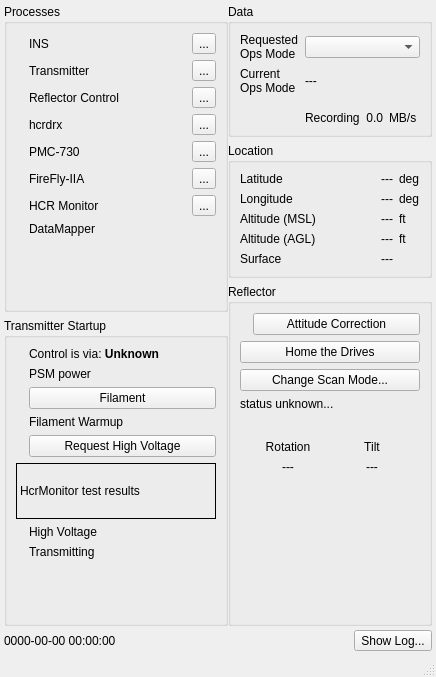
<?xml version="1.0" encoding="UTF-8"?>
<ui version="4.0">
 <class>HcrGuiMainWindow</class>
 <widget class="QMainWindow" name="HcrGuiMainWindow">
  <property name="geometry">
   <rect>
    <x>0</x>
    <y>0</y>
    <width>436</width>
    <height>677</height>
   </rect>
  </property>
  <property name="sizePolicy">
   <sizepolicy hsizetype="Minimum" vsizetype="Minimum">
    <horstretch>0</horstretch>
    <verstretch>0</verstretch>
   </sizepolicy>
  </property>
  <property name="windowTitle">
   <string>HCR Control and Status</string>
  </property>
  <widget class="QWidget" name="centralwidget">
   <layout class="QVBoxLayout" name="verticalLayout_3">
    <property name="spacing">
     <number>4</number>
    </property>
    <property name="margin">
     <number>4</number>
    </property>
    <item>
     <widget class="QFrame" name="guiFrame">
      <property name="sizePolicy">
       <sizepolicy hsizetype="MinimumExpanding" vsizetype="MinimumExpanding">
        <horstretch>0</horstretch>
        <verstretch>0</verstretch>
       </sizepolicy>
      </property>
      <layout class="QHBoxLayout" name="horizontalLayout_3" stretch="0,0">
       <property name="spacing">
        <number>0</number>
       </property>
       <property name="margin">
        <number>0</number>
       </property>
       <item>
        <widget class="QWidget" name="leftWidget" native="true">
         <property name="sizePolicy">
          <sizepolicy hsizetype="Minimum" vsizetype="Minimum">
           <horstretch>0</horstretch>
           <verstretch>0</verstretch>
          </sizepolicy>
         </property>
         <layout class="QVBoxLayout" name="verticalLayout_8" stretch="0,0">
          <property name="margin">
           <number>0</number>
          </property>
          <item>
           <widget class="QGroupBox" name="processBox">
            <property name="title">
             <string>Processes</string>
            </property>
            <layout class="QGridLayout" name="gridLayout_4">
             <item row="2" column="1">
              <widget class="QLabel" name="rcStatusLabel">
               <property name="sizePolicy">
                <sizepolicy hsizetype="MinimumExpanding" vsizetype="Preferred">
                 <horstretch>0</horstretch>
                 <verstretch>0</verstretch>
                </sizepolicy>
               </property>
               <property name="text">
                <string>Reflector Control</string>
               </property>
              </widget>
             </item>
             <item row="2" column="0">
              <widget class="QLabel" name="mcStatusIcon">
               <property name="sizePolicy">
                <sizepolicy hsizetype="Minimum" vsizetype="Minimum">
                 <horstretch>0</horstretch>
                 <verstretch>0</verstretch>
                </sizepolicy>
               </property>
               <property name="text">
                <string/>
               </property>
               <property name="pixmap">
                <pixmap resource="HcrGuiMainWindow.qrc">:/greenLED_off.png</pixmap>
               </property>
               <property name="alignment">
                <set>Qt::AlignLeading|Qt::AlignLeft|Qt::AlignVCenter</set>
               </property>
              </widget>
             </item>
             <item row="5" column="0">
              <widget class="QLabel" name="pmc730StatusIcon">
               <property name="text">
                <string/>
               </property>
               <property name="pixmap">
                <pixmap resource="HcrGuiMainWindow.qrc">:/greenLED_off.png</pixmap>
               </property>
              </widget>
             </item>
             <item row="6" column="2">
              <widget class="QToolButton" name="fireflydDetailsButton">
               <property name="sizePolicy">
                <sizepolicy hsizetype="Fixed" vsizetype="Fixed">
                 <horstretch>0</horstretch>
                 <verstretch>0</verstretch>
                </sizepolicy>
               </property>
               <property name="focusPolicy">
                <enum>Qt::NoFocus</enum>
               </property>
               <property name="text">
                <string>...</string>
               </property>
              </widget>
             </item>
             <item row="8" column="1">
              <widget class="QLabel" name="dmStatusLabel">
               <property name="text">
                <string>DataMapper</string>
               </property>
              </widget>
             </item>
             <item row="8" column="0">
              <widget class="QLabel" name="dmStatusIcon">
               <property name="text">
                <string/>
               </property>
               <property name="pixmap">
                <pixmap resource="HcrGuiMainWindow.qrc">:/greenLED_off.png</pixmap>
               </property>
              </widget>
             </item>
             <item row="5" column="1">
              <widget class="QLabel" name="pmc730StatusLabel">
               <property name="text">
                <string>PMC-730</string>
               </property>
              </widget>
             </item>
             <item row="3" column="0">
              <widget class="QLabel" name="hcrdrxStatusIcon">
               <property name="sizePolicy">
                <sizepolicy hsizetype="Minimum" vsizetype="Minimum">
                 <horstretch>0</horstretch>
                 <verstretch>0</verstretch>
                </sizepolicy>
               </property>
               <property name="text">
                <string/>
               </property>
               <property name="pixmap">
                <pixmap resource="HcrGuiMainWindow.qrc">:/greenLED_off.png</pixmap>
               </property>
              </widget>
             </item>
             <item row="2" column="2">
              <widget class="QToolButton" name="mcDetailsButton">
               <property name="focusPolicy">
                <enum>Qt::NoFocus</enum>
               </property>
               <property name="text">
                <string>...</string>
               </property>
              </widget>
             </item>
             <item row="3" column="1">
              <widget class="QLabel" name="hcrdrxStatusLabel">
               <property name="sizePolicy">
                <sizepolicy hsizetype="MinimumExpanding" vsizetype="Preferred">
                 <horstretch>0</horstretch>
                 <verstretch>0</verstretch>
                </sizepolicy>
               </property>
               <property name="text">
                <string>hcrdrx</string>
               </property>
              </widget>
             </item>
             <item row="6" column="1">
              <widget class="QLabel" name="fireflydStatusLabel">
               <property name="text">
                <string>FireFly-IIA</string>
               </property>
              </widget>
             </item>
             <item row="0" column="1">
              <widget class="QLabel" name="insStatusLabel">
               <property name="sizePolicy">
                <sizepolicy hsizetype="MinimumExpanding" vsizetype="Preferred">
                 <horstretch>0</horstretch>
                 <verstretch>0</verstretch>
                </sizepolicy>
               </property>
               <property name="text">
                <string>INS</string>
               </property>
              </widget>
             </item>
             <item row="1" column="1">
              <widget class="QLabel" name="xmitterStatusLabel">
               <property name="sizePolicy">
                <sizepolicy hsizetype="MinimumExpanding" vsizetype="Preferred">
                 <horstretch>0</horstretch>
                 <verstretch>0</verstretch>
                </sizepolicy>
               </property>
               <property name="text">
                <string>Transmitter</string>
               </property>
              </widget>
             </item>
             <item row="0" column="0">
              <widget class="QLabel" name="insStatusIcon">
               <property name="sizePolicy">
                <sizepolicy hsizetype="Minimum" vsizetype="Minimum">
                 <horstretch>0</horstretch>
                 <verstretch>0</verstretch>
                </sizepolicy>
               </property>
               <property name="text">
                <string/>
               </property>
               <property name="pixmap">
                <pixmap resource="HcrGuiMainWindow.qrc">:/greenLED_off.png</pixmap>
               </property>
              </widget>
             </item>
             <item row="0" column="2">
              <widget class="QToolButton" name="insDetailsButton">
               <property name="focusPolicy">
                <enum>Qt::NoFocus</enum>
               </property>
               <property name="text">
                <string>...</string>
               </property>
              </widget>
             </item>
             <item row="3" column="2">
              <widget class="QToolButton" name="hcrdrxDetailsButton">
               <property name="focusPolicy">
                <enum>Qt::NoFocus</enum>
               </property>
               <property name="text">
                <string>...</string>
               </property>
              </widget>
             </item>
             <item row="1" column="2">
              <widget class="QToolButton" name="xmitterDetailsButton">
               <property name="focusPolicy">
                <enum>Qt::NoFocus</enum>
               </property>
               <property name="text">
                <string>...</string>
               </property>
              </widget>
             </item>
             <item row="1" column="0">
              <widget class="QLabel" name="xmitterStatusIcon">
               <property name="sizePolicy">
                <sizepolicy hsizetype="Minimum" vsizetype="Minimum">
                 <horstretch>0</horstretch>
                 <verstretch>0</verstretch>
                </sizepolicy>
               </property>
               <property name="text">
                <string/>
               </property>
               <property name="pixmap">
                <pixmap resource="HcrGuiMainWindow.qrc">:/greenLED_off.png</pixmap>
               </property>
              </widget>
             </item>
             <item row="5" column="2">
              <widget class="QToolButton" name="pmc730DetailsButton">
               <property name="focusPolicy">
                <enum>Qt::NoFocus</enum>
               </property>
               <property name="text">
                <string>...</string>
               </property>
              </widget>
             </item>
             <item row="9" column="1">
              <spacer name="verticalSpacer">
               <property name="orientation">
                <enum>Qt::Vertical</enum>
               </property>
               <property name="sizeHint" stdset="0">
                <size>
                 <width>20</width>
                 <height>2</height>
                </size>
               </property>
              </spacer>
             </item>
             <item row="6" column="0">
              <widget class="QLabel" name="fireflydStatusIcon">
               <property name="text">
                <string/>
               </property>
               <property name="pixmap">
                <pixmap resource="HcrGuiMainWindow.qrc">:/greenLED_off.png</pixmap>
               </property>
              </widget>
             </item>
             <item row="7" column="0">
              <widget class="QLabel" name="hcrMonitorStatusIcon">
               <property name="text">
                <string/>
               </property>
               <property name="pixmap">
                <pixmap resource="HcrGuiMainWindow.qrc">:/greenLED_off.png</pixmap>
               </property>
              </widget>
             </item>
             <item row="7" column="1">
              <widget class="QLabel" name="hcrMonitorStatusLabel">
               <property name="text">
                <string>HCR Monitor</string>
               </property>
              </widget>
             </item>
             <item row="7" column="2">
              <widget class="QToolButton" name="hcrMonitorDetailsButton">
               <property name="enabled">
                <bool>true</bool>
               </property>
               <property name="text">
                <string>...</string>
               </property>
              </widget>
             </item>
            </layout>
           </widget>
          </item>
          <item>
           <widget class="QGroupBox" name="xmitterStartupBox">
            <property name="sizePolicy">
             <sizepolicy hsizetype="Preferred" vsizetype="Preferred">
              <horstretch>0</horstretch>
              <verstretch>0</verstretch>
             </sizepolicy>
            </property>
            <property name="title">
             <string>Transmitter Startup</string>
            </property>
            <layout class="QGridLayout" name="gridLayout_3">
             <property name="sizeConstraint">
              <enum>QLayout::SetDefaultConstraint</enum>
             </property>
             <property name="margin">
              <number>9</number>
             </property>
             <property name="horizontalSpacing">
              <number>6</number>
             </property>
             <item row="1" column="0">
              <widget class="QLabel" name="powerValidIcon">
               <property name="enabled">
                <bool>true</bool>
               </property>
               <property name="sizePolicy">
                <sizepolicy hsizetype="Minimum" vsizetype="Preferred">
                 <horstretch>0</horstretch>
                 <verstretch>0</verstretch>
                </sizepolicy>
               </property>
               <property name="text">
                <string/>
               </property>
               <property name="pixmap">
                <pixmap resource="HcrGuiMainWindow.qrc">:/greenLED_off.png</pixmap>
               </property>
               <property name="alignment">
                <set>Qt::AlignLeading|Qt::AlignLeft|Qt::AlignVCenter</set>
               </property>
              </widget>
             </item>
             <item row="1" column="1">
              <widget class="QLabel" name="powerValidLabel">
               <property name="sizePolicy">
                <sizepolicy hsizetype="MinimumExpanding" vsizetype="Preferred">
                 <horstretch>0</horstretch>
                 <verstretch>0</verstretch>
                </sizepolicy>
               </property>
               <property name="text">
                <string>PSM power</string>
               </property>
              </widget>
             </item>
             <item row="3" column="0">
              <widget class="QLabel" name="filamentWarmupIcon">
               <property name="sizePolicy">
                <sizepolicy hsizetype="Minimum" vsizetype="Preferred">
                 <horstretch>0</horstretch>
                 <verstretch>0</verstretch>
                </sizepolicy>
               </property>
               <property name="text">
                <string/>
               </property>
               <property name="pixmap">
                <pixmap resource="HcrGuiMainWindow.qrc">:/greenLED_off.png</pixmap>
               </property>
              </widget>
             </item>
             <item row="3" column="1">
              <widget class="QLabel" name="filamentWarmupLabel">
               <property name="enabled">
                <bool>true</bool>
               </property>
               <property name="sizePolicy">
                <sizepolicy hsizetype="MinimumExpanding" vsizetype="Preferred">
                 <horstretch>0</horstretch>
                 <verstretch>0</verstretch>
                </sizepolicy>
               </property>
               <property name="text">
                <string>Filament Warmup</string>
               </property>
              </widget>
             </item>
             <item row="5" column="0">
              <widget class="QLabel" name="requestHvIcon">
               <property name="sizePolicy">
                <sizepolicy hsizetype="Minimum" vsizetype="Preferred">
                 <horstretch>0</horstretch>
                 <verstretch>0</verstretch>
                </sizepolicy>
               </property>
               <property name="text">
                <string/>
               </property>
               <property name="pixmap">
                <pixmap resource="HcrGuiMainWindow.qrc">:/greenLED_off.png</pixmap>
               </property>
              </widget>
             </item>
             <item row="5" column="1">
              <widget class="QPushButton" name="requestHvButton">
               <property name="enabled">
                <bool>true</bool>
               </property>
               <property name="sizePolicy">
                <sizepolicy hsizetype="Minimum" vsizetype="Fixed">
                 <horstretch>0</horstretch>
                 <verstretch>0</verstretch>
                </sizepolicy>
               </property>
               <property name="text">
                <string>Request High Voltage</string>
               </property>
               <property name="flat">
                <bool>false</bool>
               </property>
              </widget>
             </item>
             <item row="9" column="0">
              <widget class="QLabel" name="xmittingIcon">
               <property name="sizePolicy">
                <sizepolicy hsizetype="Minimum" vsizetype="Preferred">
                 <horstretch>0</horstretch>
                 <verstretch>0</verstretch>
                </sizepolicy>
               </property>
               <property name="text">
                <string/>
               </property>
               <property name="pixmap">
                <pixmap resource="HcrGuiMainWindow.qrc">:/greenLED_off.png</pixmap>
               </property>
              </widget>
             </item>
             <item row="9" column="1">
              <widget class="QLabel" name="xmittingLabel">
               <property name="text">
                <string>Transmitting</string>
               </property>
              </widget>
             </item>
             <item row="2" column="0">
              <widget class="QLabel" name="filamentIcon">
               <property name="sizePolicy">
                <sizepolicy hsizetype="Minimum" vsizetype="Preferred">
                 <horstretch>0</horstretch>
                 <verstretch>0</verstretch>
                </sizepolicy>
               </property>
               <property name="text">
                <string/>
               </property>
               <property name="pixmap">
                <pixmap resource="HcrGuiMainWindow.qrc">:/greenLED_off.png</pixmap>
               </property>
              </widget>
             </item>
             <item row="2" column="1">
              <widget class="QPushButton" name="filamentButton">
               <property name="enabled">
                <bool>true</bool>
               </property>
               <property name="sizePolicy">
                <sizepolicy hsizetype="Minimum" vsizetype="Fixed">
                 <horstretch>0</horstretch>
                 <verstretch>0</verstretch>
                </sizepolicy>
               </property>
               <property name="text">
                <string>Filament</string>
               </property>
               <property name="flat">
                <bool>false</bool>
               </property>
              </widget>
             </item>
             <item row="0" column="1">
              <widget class="QLabel" name="controlSourceLabel">
               <property name="font">
                <font>
                 <weight>50</weight>
                 <bold>false</bold>
                </font>
               </property>
               <property name="text">
                <string>Control is via: &lt;b&gt;Unknown&lt;/b&gt;</string>
               </property>
              </widget>
             </item>
             <item row="10" column="1">
              <spacer name="verticalSpacer_3">
               <property name="orientation">
                <enum>Qt::Vertical</enum>
               </property>
               <property name="sizeHint" stdset="0">
                <size>
                 <width>20</width>
                 <height>2</height>
                </size>
               </property>
              </spacer>
             </item>
             <item row="7" column="0">
              <widget class="QLabel" name="hvOnIcon">
               <property name="text">
                <string/>
               </property>
               <property name="pixmap">
                <pixmap resource="HcrGuiMainWindow.qrc">:/greenLED_off.png</pixmap>
               </property>
              </widget>
             </item>
             <item row="7" column="1">
              <widget class="QLabel" name="hvOnLabel">
               <property name="text">
                <string>High Voltage</string>
               </property>
              </widget>
             </item>
             <item row="6" column="0" colspan="2">
              <widget class="QLabel" name="hcrMonitorResultText">
               <property name="sizePolicy">
                <sizepolicy hsizetype="Minimum" vsizetype="MinimumExpanding">
                 <horstretch>0</horstretch>
                 <verstretch>0</verstretch>
                </sizepolicy>
               </property>
               <property name="minimumSize">
                <size>
                 <width>200</width>
                 <height>50</height>
                </size>
               </property>
               <property name="frameShape">
                <enum>QFrame::Box</enum>
               </property>
               <property name="text">
                <string>HcrMonitor test results</string>
               </property>
               <property name="wordWrap">
                <bool>true</bool>
               </property>
              </widget>
             </item>
            </layout>
           </widget>
          </item>
         </layout>
        </widget>
       </item>
       <item>
        <widget class="QWidget" name="rightWidget" native="true">
         <property name="sizePolicy">
          <sizepolicy hsizetype="Minimum" vsizetype="Minimum">
           <horstretch>0</horstretch>
           <verstretch>0</verstretch>
          </sizepolicy>
         </property>
         <layout class="QVBoxLayout" name="verticalLayout_2">
          <property name="margin">
           <number>0</number>
          </property>
          <item>
           <widget class="QGroupBox" name="dataBox">
            <property name="sizePolicy">
             <sizepolicy hsizetype="Preferred" vsizetype="Preferred">
              <horstretch>0</horstretch>
              <verstretch>0</verstretch>
             </sizepolicy>
            </property>
            <property name="title">
             <string>Data</string>
            </property>
            <layout class="QGridLayout" name="gridLayout">
             <item row="3" column="1">
              <spacer name="dataVerticalSpacer">
               <property name="orientation">
                <enum>Qt::Vertical</enum>
               </property>
               <property name="sizeType">
                <enum>QSizePolicy::Fixed</enum>
               </property>
               <property name="sizeHint" stdset="0">
                <size>
                 <width>25</width>
                 <height>10</height>
                </size>
               </property>
              </spacer>
             </item>
             <item row="1" column="0">
              <widget class="QLabel" name="hmcModeLabel">
               <property name="text">
                <string>Current
Ops Mode</string>
               </property>
               <property name="alignment">
                <set>Qt::AlignLeading|Qt::AlignLeft|Qt::AlignVCenter</set>
               </property>
              </widget>
             </item>
             <item row="4" column="0">
              <widget class="QLabel" name="dataRateIcon">
               <property name="text">
                <string/>
               </property>
               <property name="pixmap">
                <pixmap resource="HcrGuiMainWindow.qrc">:/greenLED_off.png</pixmap>
               </property>
               <property name="alignment">
                <set>Qt::AlignLeading|Qt::AlignLeft|Qt::AlignVCenter</set>
               </property>
              </widget>
             </item>
             <item row="4" column="1">
              <widget class="QWidget" name="writeRateWidget" native="true">
               <layout class="QHBoxLayout" name="horizontalLayout_2">
                <property name="margin">
                 <number>0</number>
                </property>
                <item>
                 <widget class="QLabel" name="writeRateLabel">
                  <property name="sizePolicy">
                   <sizepolicy hsizetype="Minimum" vsizetype="Preferred">
                    <horstretch>0</horstretch>
                    <verstretch>0</verstretch>
                   </sizepolicy>
                  </property>
                  <property name="text">
                   <string>Recording</string>
                  </property>
                 </widget>
                </item>
                <item>
                 <widget class="QLabel" name="writeRateValue">
                  <property name="sizePolicy">
                   <sizepolicy hsizetype="Minimum" vsizetype="Preferred">
                    <horstretch>0</horstretch>
                    <verstretch>0</verstretch>
                   </sizepolicy>
                  </property>
                  <property name="text">
                   <string>0.0</string>
                  </property>
                  <property name="alignment">
                   <set>Qt::AlignRight|Qt::AlignTrailing|Qt::AlignVCenter</set>
                  </property>
                 </widget>
                </item>
                <item>
                 <widget class="QLabel" name="writeRateUnits">
                  <property name="sizePolicy">
                   <sizepolicy hsizetype="MinimumExpanding" vsizetype="Preferred">
                    <horstretch>0</horstretch>
                    <verstretch>0</verstretch>
                   </sizepolicy>
                  </property>
                  <property name="text">
                   <string>MB/s</string>
                  </property>
                 </widget>
                </item>
               </layout>
              </widget>
             </item>
             <item row="0" column="0">
              <widget class="QLabel" name="requestedModeLabel">
               <property name="text">
                <string>Requested
Ops Mode</string>
               </property>
              </widget>
             </item>
             <item row="0" column="1">
              <widget class="QComboBox" name="requestedModeCombo">
               <property name="sizePolicy">
                <sizepolicy hsizetype="Minimum" vsizetype="Fixed">
                 <horstretch>0</horstretch>
                 <verstretch>0</verstretch>
                </sizepolicy>
               </property>
               <property name="currentIndex">
                <number>0</number>
               </property>
               <item>
                <property name="text">
                 <string/>
                </property>
               </item>
              </widget>
             </item>
             <item row="1" column="1">
              <widget class="QLabel" name="hmcModeValue">
               <property name="text">
                <string>---</string>
               </property>
               <property name="alignment">
                <set>Qt::AlignLeading|Qt::AlignLeft|Qt::AlignVCenter</set>
               </property>
              </widget>
             </item>
            </layout>
           </widget>
          </item>
          <item>
           <widget class="QGroupBox" name="locationBox">
            <property name="title">
             <string>Location</string>
            </property>
            <layout class="QGridLayout" name="gridLayout_2">
             <item row="0" column="0">
              <widget class="QLabel" name="latitudeLabel">
               <property name="text">
                <string>Latitude</string>
               </property>
              </widget>
             </item>
             <item row="0" column="1">
              <widget class="QLabel" name="latitudeValue">
               <property name="sizePolicy">
                <sizepolicy hsizetype="Expanding" vsizetype="Preferred">
                 <horstretch>0</horstretch>
                 <verstretch>0</verstretch>
                </sizepolicy>
               </property>
               <property name="text">
                <string>---</string>
               </property>
               <property name="alignment">
                <set>Qt::AlignRight|Qt::AlignTrailing|Qt::AlignVCenter</set>
               </property>
              </widget>
             </item>
             <item row="0" column="2">
              <widget class="QLabel" name="latitudeUnits">
               <property name="sizePolicy">
                <sizepolicy hsizetype="Minimum" vsizetype="Preferred">
                 <horstretch>0</horstretch>
                 <verstretch>0</verstretch>
                </sizepolicy>
               </property>
               <property name="text">
                <string>deg</string>
               </property>
              </widget>
             </item>
             <item row="1" column="0">
              <widget class="QLabel" name="longitudeLabel">
               <property name="text">
                <string>Longitude</string>
               </property>
              </widget>
             </item>
             <item row="1" column="1">
              <widget class="QLabel" name="longitudeValue">
               <property name="sizePolicy">
                <sizepolicy hsizetype="Expanding" vsizetype="Preferred">
                 <horstretch>0</horstretch>
                 <verstretch>0</verstretch>
                </sizepolicy>
               </property>
               <property name="text">
                <string>---</string>
               </property>
               <property name="alignment">
                <set>Qt::AlignRight|Qt::AlignTrailing|Qt::AlignVCenter</set>
               </property>
              </widget>
             </item>
             <item row="1" column="2">
              <widget class="QLabel" name="longitudeUnits">
               <property name="sizePolicy">
                <sizepolicy hsizetype="Minimum" vsizetype="Preferred">
                 <horstretch>0</horstretch>
                 <verstretch>0</verstretch>
                </sizepolicy>
               </property>
               <property name="text">
                <string>deg</string>
               </property>
              </widget>
             </item>
             <item row="2" column="0">
              <widget class="QLabel" name="altitudeMslLabel">
               <property name="text">
                <string>Altitude (MSL)</string>
               </property>
              </widget>
             </item>
             <item row="2" column="1">
              <widget class="QLabel" name="altitudeMslValue">
               <property name="sizePolicy">
                <sizepolicy hsizetype="Expanding" vsizetype="Preferred">
                 <horstretch>0</horstretch>
                 <verstretch>0</verstretch>
                </sizepolicy>
               </property>
               <property name="text">
                <string>---</string>
               </property>
               <property name="alignment">
                <set>Qt::AlignRight|Qt::AlignTrailing|Qt::AlignVCenter</set>
               </property>
              </widget>
             </item>
             <item row="2" column="2">
              <widget class="QLabel" name="altitudeMslUnits">
               <property name="sizePolicy">
                <sizepolicy hsizetype="Minimum" vsizetype="Preferred">
                 <horstretch>0</horstretch>
                 <verstretch>0</verstretch>
                </sizepolicy>
               </property>
               <property name="text">
                <string>ft</string>
               </property>
              </widget>
             </item>
             <item row="3" column="0">
              <widget class="QLabel" name="altitudeAglLabel">
               <property name="text">
                <string>Altitude (AGL)</string>
               </property>
              </widget>
             </item>
             <item row="3" column="1">
              <widget class="QLabel" name="altitudeAglValue">
               <property name="sizePolicy">
                <sizepolicy hsizetype="Expanding" vsizetype="Preferred">
                 <horstretch>0</horstretch>
                 <verstretch>0</verstretch>
                </sizepolicy>
               </property>
               <property name="text">
                <string>---</string>
               </property>
               <property name="alignment">
                <set>Qt::AlignRight|Qt::AlignTrailing|Qt::AlignVCenter</set>
               </property>
              </widget>
             </item>
             <item row="3" column="2">
              <widget class="QLabel" name="altitudeAglUnits">
               <property name="sizePolicy">
                <sizepolicy hsizetype="Minimum" vsizetype="Preferred">
                 <horstretch>0</horstretch>
                 <verstretch>0</verstretch>
                </sizepolicy>
               </property>
               <property name="text">
                <string>ft</string>
               </property>
              </widget>
             </item>
             <item row="4" column="0">
              <widget class="QLabel" name="surfaceLabel">
               <property name="text">
                <string>Surface</string>
               </property>
              </widget>
             </item>
             <item row="4" column="1">
              <widget class="QLabel" name="surfaceValue">
               <property name="text">
                <string>---</string>
               </property>
               <property name="alignment">
                <set>Qt::AlignRight|Qt::AlignTrailing|Qt::AlignVCenter</set>
               </property>
              </widget>
             </item>
            </layout>
           </widget>
          </item>
          <item>
           <widget class="QGroupBox" name="reflectorBox">
            <property name="title">
             <string>Reflector</string>
            </property>
            <layout class="QVBoxLayout" name="verticalLayout_6">
             <property name="margin">
              <number>9</number>
             </property>
             <item>
              <widget class="QWidget" name="attitudeCorrectionWidget" native="true">
               <layout class="QHBoxLayout" name="horizontalLayout_4">
                <property name="margin">
                 <number>0</number>
                </property>
                <item>
                 <widget class="QLabel" name="attitudeCorrectionIcon">
                  <property name="sizePolicy">
                   <sizepolicy hsizetype="Minimum" vsizetype="Minimum">
                    <horstretch>0</horstretch>
                    <verstretch>0</verstretch>
                   </sizepolicy>
                  </property>
                  <property name="text">
                   <string/>
                  </property>
                  <property name="pixmap">
                   <pixmap resource="HcrGuiMainWindow.qrc">:/greenLED_off.png</pixmap>
                  </property>
                 </widget>
                </item>
                <item>
                 <widget class="QPushButton" name="attitudeCorrectionButton">
                  <property name="sizePolicy">
                   <sizepolicy hsizetype="MinimumExpanding" vsizetype="Fixed">
                    <horstretch>0</horstretch>
                    <verstretch>0</verstretch>
                   </sizepolicy>
                  </property>
                  <property name="text">
                   <string>Attitude Correction</string>
                  </property>
                 </widget>
                </item>
               </layout>
              </widget>
             </item>
             <item>
              <widget class="QPushButton" name="driveHomeButton">
               <property name="text">
                <string>Home the Drives</string>
               </property>
              </widget>
             </item>
             <item>
              <widget class="QPushButton" name="antennaModeButton">
               <property name="text">
                <string>Change Scan Mode...</string>
               </property>
              </widget>
             </item>
             <item>
              <widget class="QLabel" name="antennaModeLabel">
               <property name="text">
                <string>status unknown...
</string>
               </property>
              </widget>
             </item>
             <item>
              <widget class="QWidget" name="reflectorPositionWidget" native="true">
               <layout class="QGridLayout" name="gridLayout_5">
                <item row="1" column="0">
                 <widget class="QLabel" name="rotationLabel">
                  <property name="text">
                   <string>Rotation</string>
                  </property>
                  <property name="alignment">
                   <set>Qt::AlignCenter</set>
                  </property>
                 </widget>
                </item>
                <item row="2" column="0">
                 <widget class="QLabel" name="rotationValue">
                  <property name="enabled">
                   <bool>true</bool>
                  </property>
                  <property name="minimumSize">
                   <size>
                    <width>50</width>
                    <height>0</height>
                   </size>
                  </property>
                  <property name="text">
                   <string>---</string>
                  </property>
                  <property name="alignment">
                   <set>Qt::AlignCenter</set>
                  </property>
                 </widget>
                </item>
                <item row="2" column="1">
                 <widget class="QLabel" name="tiltValue">
                  <property name="minimumSize">
                   <size>
                    <width>50</width>
                    <height>0</height>
                   </size>
                  </property>
                  <property name="text">
                   <string>---</string>
                  </property>
                  <property name="alignment">
                   <set>Qt::AlignCenter</set>
                  </property>
                 </widget>
                </item>
                <item row="1" column="1">
                 <widget class="QLabel" name="tiltLabel">
                  <property name="text">
                   <string>Tilt</string>
                  </property>
                  <property name="alignment">
                   <set>Qt::AlignCenter</set>
                  </property>
                 </widget>
                </item>
                <item row="3" column="0">
                 <widget class="QLabel" name="rotAngleDisplay">
                  <property name="text">
                   <string>&lt;Display&gt;</string>
                  </property>
                  <property name="alignment">
                   <set>Qt::AlignCenter</set>
                  </property>
                 </widget>
                </item>
                <item row="3" column="1">
                 <widget class="QLabel" name="tiltAngleDisplay">
                  <property name="text">
                   <string>&lt;Display&gt;</string>
                  </property>
                  <property name="alignment">
                   <set>Qt::AlignCenter</set>
                  </property>
                 </widget>
                </item>
               </layout>
              </widget>
             </item>
             <item>
              <spacer name="verticalSpacer_2">
               <property name="orientation">
                <enum>Qt::Vertical</enum>
               </property>
               <property name="sizeType">
                <enum>QSizePolicy::Expanding</enum>
               </property>
               <property name="sizeHint" stdset="0">
                <size>
                 <width>20</width>
                 <height>2</height>
                </size>
               </property>
              </spacer>
             </item>
            </layout>
           </widget>
          </item>
         </layout>
        </widget>
       </item>
      </layout>
     </widget>
    </item>
    <item>
     <widget class="QWidget" name="widget" native="true">
      <property name="sizePolicy">
       <sizepolicy hsizetype="Minimum" vsizetype="Minimum">
        <horstretch>0</horstretch>
        <verstretch>0</verstretch>
       </sizepolicy>
      </property>
      <layout class="QHBoxLayout" name="horizontalLayout">
       <property name="margin">
        <number>0</number>
       </property>
       <item>
        <widget class="QLabel" name="clockLabel">
         <property name="sizePolicy">
          <sizepolicy hsizetype="MinimumExpanding" vsizetype="Minimum">
           <horstretch>0</horstretch>
           <verstretch>0</verstretch>
          </sizepolicy>
         </property>
         <property name="text">
          <string>0000-00-00 00:00:00</string>
         </property>
        </widget>
       </item>
       <item>
        <widget class="QToolButton" name="showLogButton">
         <property name="sizePolicy">
          <sizepolicy hsizetype="Minimum" vsizetype="Minimum">
           <horstretch>0</horstretch>
           <verstretch>0</verstretch>
          </sizepolicy>
         </property>
         <property name="text">
          <string>Show Log...</string>
         </property>
        </widget>
       </item>
      </layout>
     </widget>
    </item>
   </layout>
  </widget>
  <widget class="QStatusBar" name="statusBar"/>
  <action name="actionExit">
   <property name="text">
    <string>Exit</string>
   </property>
  </action>
 </widget>
 <tabstops>
  <tabstop>insDetailsButton</tabstop>
  <tabstop>xmitterDetailsButton</tabstop>
  <tabstop>mcDetailsButton</tabstop>
  <tabstop>hcrdrxDetailsButton</tabstop>
  <tabstop>filamentButton</tabstop>
  <tabstop>requestHvButton</tabstop>
  <tabstop>attitudeCorrectionButton</tabstop>
  <tabstop>driveHomeButton</tabstop>
  <tabstop>antennaModeButton</tabstop>
 </tabstops>
 <resources>
  <include location="HcrGuiMainWindow.qrc"/>
  <include location="HcrGuiMainWindow.qrc"/>
 </resources>
 <connections/>
 <slots>
  <slot>powerClicked()</slot>
  <slot>faultResetClicked()</slot>
  <slot>standbyClicked()</slot>
  <slot>operateClicked()</slot>
 </slots>
</ui>
